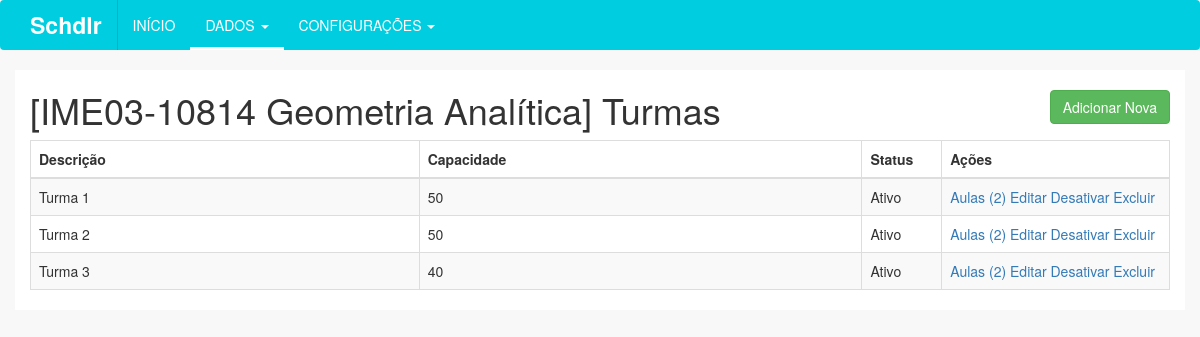
Page /disciplina/2/turma on the committed database.
### tables this page shows
CREATE TABLE `disciplina` (
  `idDisciplina` int(11) NOT NULL,
  `nome` varchar(45) NOT NULL,
  `codigo` varchar(45) NOT NULL,
  `descricao` varchar(45) DEFAULT NULL,
  `carga_horaria` varchar(45) NOT NULL,
  `ativo` tinyint(1) NOT NULL DEFAULT '1',
  `excluido` tinyint(1) NOT NULL DEFAULT '0',
  `Departamento_idDepartamento` int(11) NOT NULL
);

CREATE TABLE `turma` (
  `idTurma` int(11) NOT NULL,
  `descricao` varchar(45) DEFAULT NULL,
  `capacidade` int(11) NOT NULL,
  `ativo` tinyint(1) NOT NULL DEFAULT '1',
  `excluido` tinyint(1) NOT NULL DEFAULT '0',
  `Disciplina_idDisciplina` int(11) NOT NULL,
  `CursoPreferencial_idCurso` int(11) NOT NULL
);

### index.php (called while the page is built, shortened)
<?php
	require_once("controles/Manipulador.php");
	Manipulador::Instancia()->Conteudo();
?>

### modelos/DaoDisciplina.php (called while the page is built, shortened)
<?php
	require_once("Conexao.php");
	class DaoDisciplina{
		public static $instancia;
		public static function Instancia(){
			if (!isset(self::$instancia))
				self::$instancia = new DaoDisciplina();
			return self::$instancia;
		}
		public function CarregarPorId($id){
			try{
				$sql = "SELECT * FROM disciplina WHERE idDisciplina = :id";
				$p_sql = Conexao::Instancia()->prepare($sql);
				$p_sql->bindValue(":id", $id);
				$p_sql->execute();
				$ar = $p_sql->fetchAll();
				if(sizeof($ar) >= 1)
					return $ar[0];
				else
					return false;
			}
			catch(Exception $e){
				echo "Exception >>> ".$e;
			}
		}
	}
?>

### modelos/Conexao.php (called while the page is built, shortened)
<?php
class Conexao{
	public static $instancia;
	public static function Instancia() {
		if (!isset(self::$instancia)) {
			self::$instancia = new PDO('mysql:host=localhost;dbname=tcc', 'root', '', array(PDO::MYSQL_ATTR_INIT_COMMAND => "SET NAMES utf8"));
			self::$instancia->setAttribute(PDO::ATTR_ERRMODE, PDO::ERRMODE_EXCEPTION);
			self::$instancia->setAttribute(PDO::ATTR_ORACLE_NULLS, PDO::NULL_EMPTY_STRING);
		}
		return self::$instancia;
	}
}
?>

### modelos/DaoTurma.php (called while the page is built, shortened)
<?php
	require_once("Conexao.php");
	class DaoTurma{
		public static $instancia;
		public static function Instancia(){
			if (!isset(self::$instancia))
				self::$instancia = new DaoTurma();
			return self::$instancia;
		}
		public function ListarPorDisciplina($idDisciplina, $valores = array("*")){
			try{
				$sql = "SELECT ".implode(',',$valores).", (SELECT COUNT(*) FROM aula WHERE aula.Turma_idTurma = turma.idTurma and aula.excluido = 0) as aulas FROM turma WHERE excluido = 0 and Disciplina_idDisciplina = :idDisciplina";
				$p_sql = Conexao::Instancia()->prepare($sql);
				$p_sql->bindValue(":idDisciplina", $idDisciplina);
				$p_sql->execute();
				return $p_sql->fetchAll();
			}
			catch(Exception $e){
				echo "Exception >>> ".$e;
			}
		}
	}
?>

### visoes/turma/index.php (the view, shortened to what this page needs)
<?php
	$idDisciplina = $_GET['acao'];
	require_once("modelos/DaoTurma.php");
	require_once("modelos/DaoDisciplina.php");
	$dados = DaoTurma::Instancia()->ListarPorDisciplina($idDisciplina);
	$disciplina = DaoDisciplina::Instancia()->CarregarPorId($idDisciplina);
?>
<div class="row">
	<div class="col-md-10">
		<h1>[<?php echo $disciplina["codigo"]." ".$disciplina["nome"]; ?>] Turmas</h1>
	</div>
	<div class="col-md-2">
		<a href="<?php echo Manipulador::Instancia()->getDir(); ?>disciplina/<?php echo $idDisciplina; ?>/turma/adicionar"><button type="button" class="btn btn-success pull-right add-button">Adicionar Nova</button></a>
	</div>
</div>
<div class="row">
	<div class="col-md-12">
		<?php if(sizeof($dados) > 0){ ?>
			<div class="table-responsive">
				<table class="table table-striped table-bordered">
				    <thead>
				    	<tr>
				    		<th>Descrição</th>
				    		<th>Capacidade</th>
				    		<th width="7%">Status</th>
				    		<th width="20%">Ações</th>
				    	</tr>
				    </thead>
				    <tbody>
				    	<?php foreach($dados as $key=>$value){ ?>
							<tr>
								<td><?php echo $value["descricao"]; ?></td>
								<td><?php echo $value["capacidade"]; ?></td>
					    		<td><?php echo ($value["ativo"]?"Ativo":"Inativo"); ?></td>
					    		<td><a href="<?php echo Manipulador::Instancia()->getDir()."turma/".$value["idTurma"]; ?>/aula ">Aulas (<?php echo $value["aulas"]; ?>)</a> <a href="<?php echo Manipulador::Instancia()->getDir()."disciplina/".$idDisciplina."/turma/editar/".$value["idTurma"]; ?>">Editar</a> <a href="<?php echo Manipulador::getDir(); ?>controles/turma.php?acao=<?php echo ($value["ativo"]?"desativar":"ativar"); ?>&id=<?php echo $value["idTurma"]; ?>&idDisciplina=<?php echo $idDisciplina; ?>"><?php echo ($value["ativo"]?"Desativar":"Ativar"); ?></a> <a href="#" onclick="abrirModal('#modal-<?php echo $value["idTurma"]; ?>')">Excluir</a></td>
					    	</tr>
				    	<?php } ?>
				    </tbody>
				</table>
		</div>
		<?php } else { ?>
			<p>Não há dados a serem exibidos</p>
		<?php } ?>
	</div>
</div>

### css/custom.css (style rules this page uses)
html, body { background-color: #F8F8F8; }
button.add-button { margin-top: 20px; }

### rows in the picture
disciplina: codigo "IME03-10814", nome "Geometria Analítica"
turma: descricao "Turma 1", capacidade "50", ativo "Ativo", aulas "2"
turma: descricao "Turma 2", capacidade "50", ativo "Ativo", aulas "2"
turma: descricao "Turma 3", capacidade "40", ativo "Ativo", aulas "2"
